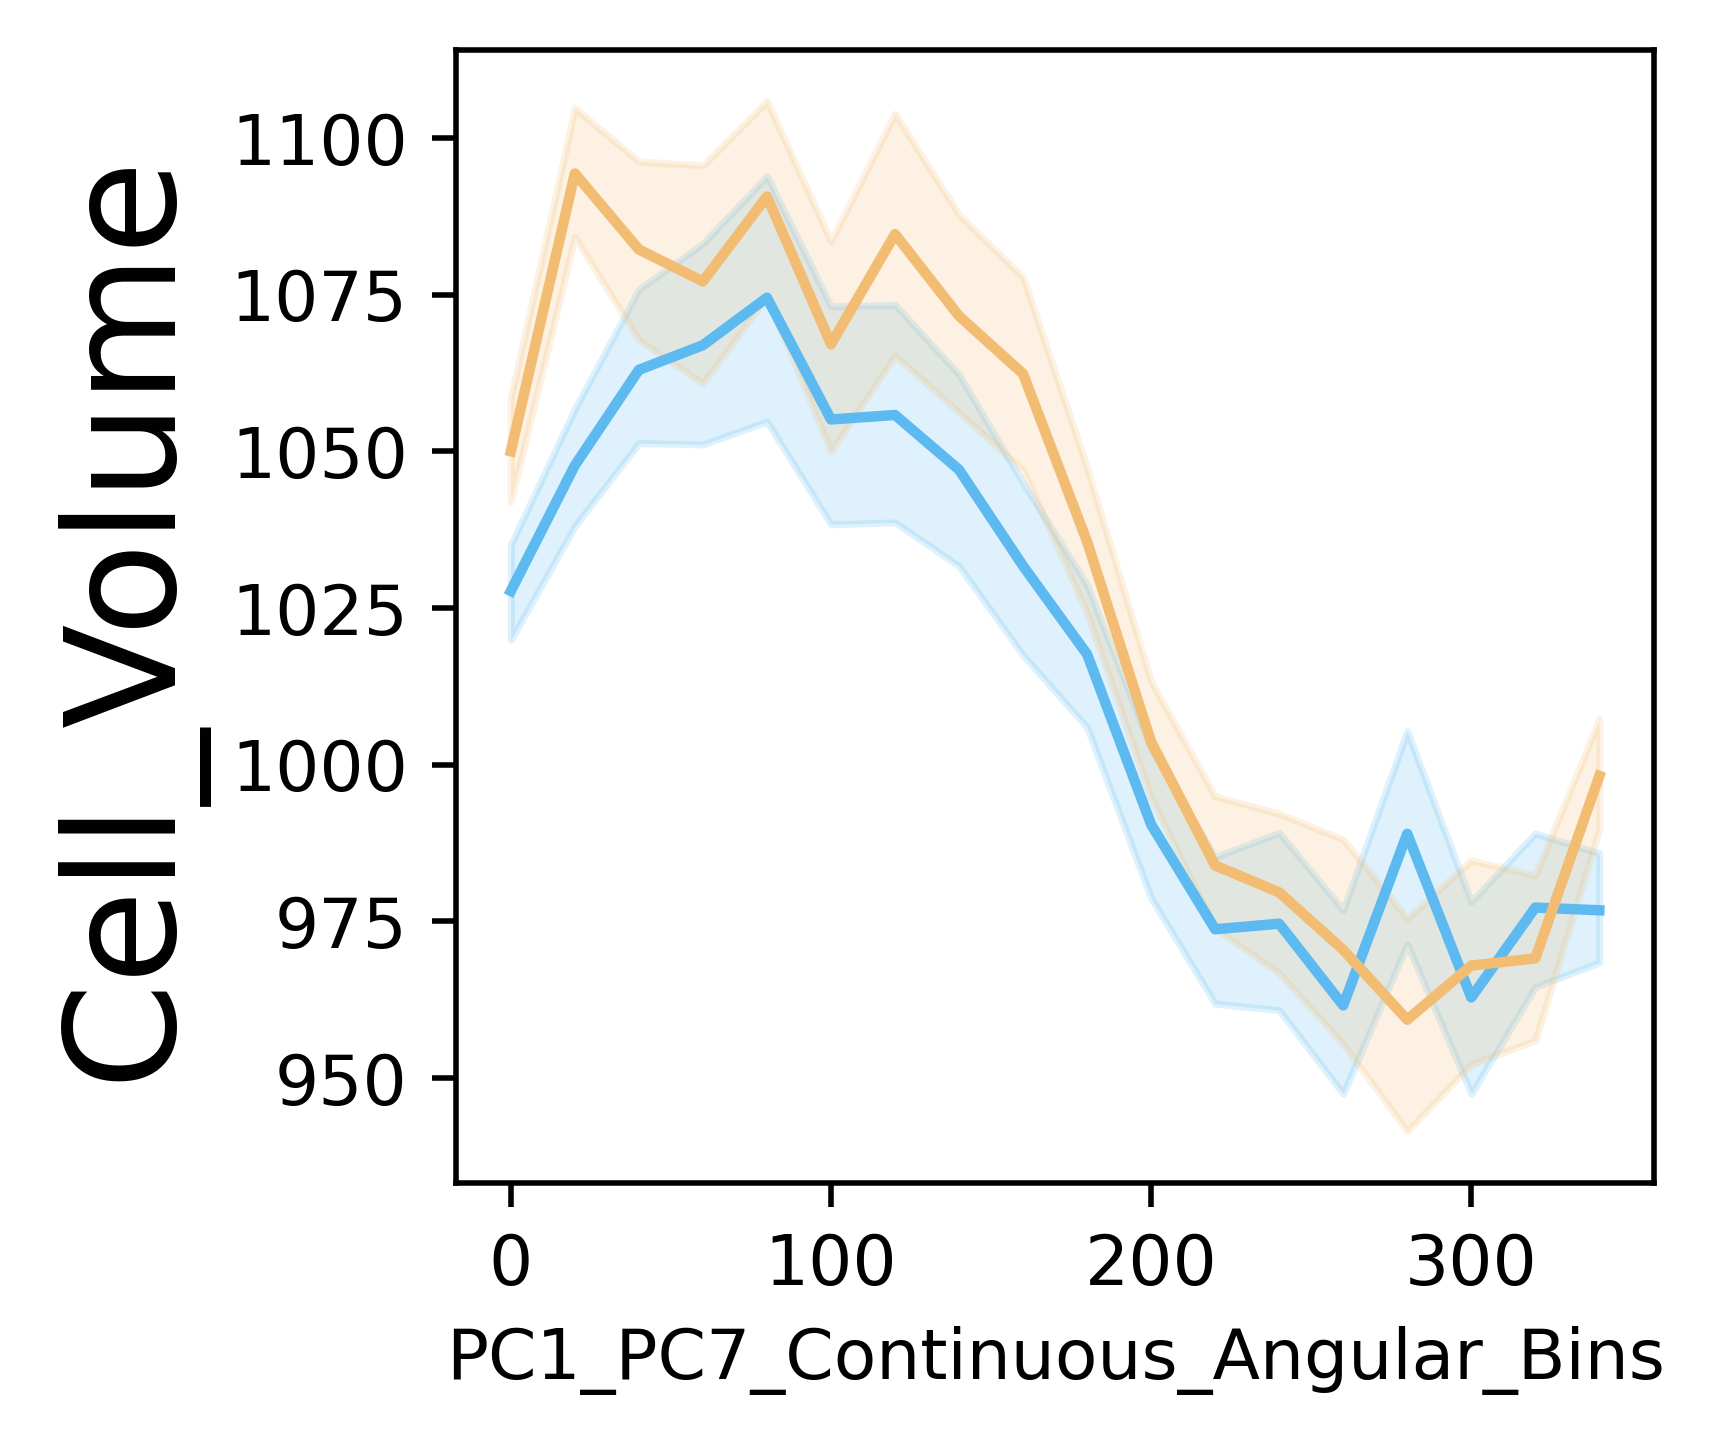

The Python source for this figure:
# -*- coding: utf-8 -*-
"""
Created on Thu Feb 13 21:00:29 2025

@author: Aaron
"""



import pandas as pd
import numpy as np
from statsmodels.stats.multitest import multipletests
import statsmodels.api as sm 
from statsmodels.formula.api import ols 
from CustomFunctions import linear_cycle_utils, utils, DetailedBalance
import matplotlib.pyplot as plt
import seaborn as sns
import os
import multiprocessing


#get directories and open separated datasets

treatments = ['Random','Galvanotaxis']
time_interval = 10 #sec/frame


#get directories and open separated datasets
basedir = 'E:/Aaron/Combined_37C_Confocal_PCA_s5_with_galv/'
datadir = basedir + 'Data_and_Figs/'
savedir = basedir + 'galv/'
FullFrame = pd.read_csv(datadir + 'All_Data_with_CGPS_bins.csv', index_col=0)
nbins = np.max(FullFrame[[x for x in FullFrame.columns.to_list() if 'bin' in x]].to_numpy())
#open the centers of the binned PCs
centers = pd.read_csv(datadir+'PC_bin_centers.csv', index_col=0)
#limit data to the galv experiments
TotalFrame = FullFrame[FullFrame.Treatment.isin(treatments)]
TotalFrame['Treatment'] = pd.Categorical(TotalFrame.Treatment.to_list(), categories=treatments, ordered=True)

origin = [7, 7]
whichpcs = [1,7]
binrange = 20
direction = 'clockwise'
zerostart = 'left'



angframe = linear_cycle_utils.linearize_cycle_continuous(
            TotalFrame, 
            centers,
            origin, 
            whichpcs,
            zerostart,
            direction,)

angframe =  linear_cycle_utils.bin_angular_coord(
        angframe,
        whichpcs,
        binrange,
        )


#### calculate protrusion and retraction speeds
prsplist = []
for i, cells in angframe.groupby('CellID'):
    cells, runs = utils.get_consecutive_timepoints(cells, 'time', time_interval)
    for r in runs:
        tempcell = cells.iloc[r]
        tempcell.loc[:,'protrusion_speed'] = tempcell.LengthAlongTrajectoryFront.diff()
        tempcell.loc[:,'retraction_speed'] = abs(tempcell.LengthAlongTrajectoryRear).diff()
        prsplist.append(tempcell)
angframe = pd.concat(prsplist).reset_index(drop=True)



##### open aer and cf on the raw CGPS transitions
allaers = pd.read_csv(savedir + f'PC{whichpcs[0]}-PC{whichpcs[1]}_raw_transition_aer_cf.csv', index_col = 0)
#merge aer and cf info
angframe = angframe.merge(allaers[['aer','angular_velocity','cell']],left_on='cell',right_on='cell')



########### only include columns of interest
includelist = ['Treatment','Cell_Volume','Volume_Front_Ratio','Cell_SurfaceArea','Cell_Sphericity','Cell_Aspect_Ratio',
               'LengthAlongTrajectory','LengthAlongTrajectoryFront','LengthAlongTrajectoryRear','WidthAlongTrajectory',
               'speed','directional_autocorrelation','Turn_Angle','PC1','PC2','PC3','PC4','PC5','PC6','PC7','PC8','PC9','PC10',
               'PC1_PC7_Continuous_Angular_Bins','protrusion_speed','retraction_speed']#,'angular_velocity']


#iterate through remaining columns and do two-way anova with treatment and cycle
reslist = []
for col in includelist:
    if col not in  ['PC1_PC7_Continuous_Angular_Bins','Treatment']:
        tempframe = angframe[['PC1_PC7_Continuous_Angular_Bins','Treatment', col]].dropna().reset_index(drop=True)
        model = ols(f'{col} ~ C(Treatment) + C(PC1_PC7_Continuous_Angular_Bins) + C(Treatment):C(PC1_PC7_Continuous_Angular_Bins)', 
                    data=tempframe).fit() 
        result = sm.stats.anova_lm(model, type=2)
        result['Factor'] = [col]*len(result)
        reslist.append(result)
pvdf = pd.concat(reslist)
pvdf = pvdf[pvdf.index=='C(Treatment):C(PC1_PC7_Continuous_Angular_Bins)'].reset_index(drop=True)
reject, pvcorr = multipletests(pvdf['PR(>F)'],method='fdr_bh')[:2]
sigframe = pvdf.iloc[reject]
siglist = sigframe.Factor.to_list()



fig, ax = plt.subplots(figsize=(3.5,3))#CoRo, CoRo, figsize=(3.5*CoRo,3*CoRo))#, sharex=True)
#set color palette
colorlist = ['#5dbaf0','#f2bd72']
sns.set_palette(palette=colorlist)

sns.lineplot(data = angframe, x=f'PC{whichpcs[0]}_PC{whichpcs[1]}_Continuous_Angular_Bins', 
             y = siglist[0], hue ='Treatment', #palette = colorlist, 
             ax = ax)
ax.set_ylabel(siglist[0], fontsize = 22)
ax.legend_ = None

plt.tight_layout()



plt.savefig(__file__.split('.')[0] + '.png', dpi = 500, bbox_inches='tight')
